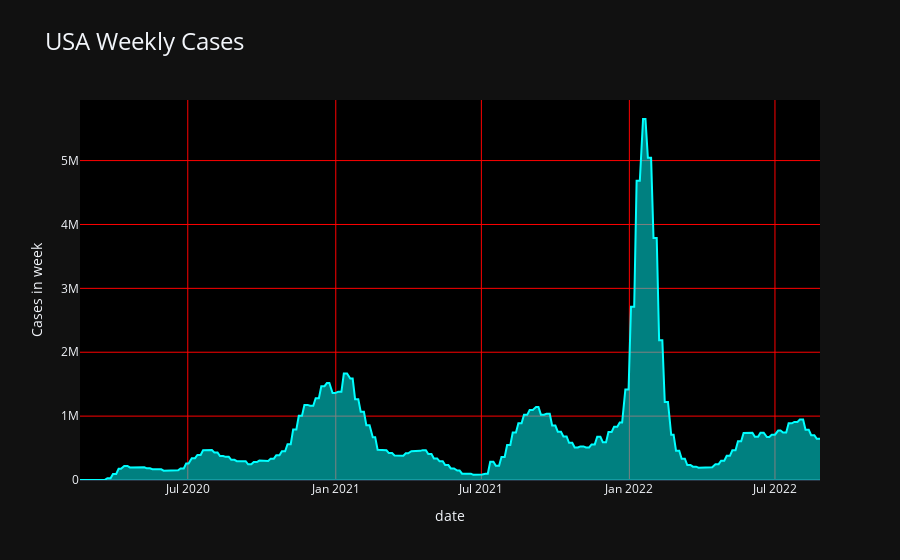

The code cell stored with this chart in its notebook:
### Code cell
# fig = px.line(sp, x='ts', y='prices', labels={'ts': 'Время', 'prices': 'Цена'}, title='График цены токена LIDO DAO')
fig = px.area(cv,x='date', y='weekly_cases',labels={'ts': 'Время', 'prices': 'Цена'}, title='USA Weekly Cases',template = 'plotly_dark')
fig.update_traces(line=dict(color='cyan', width=2))  # Изменить цвет и толщину линии
fig.update_layout(plot_bgcolor='black', title_font=dict(size=24))  # Изменить цвет фона и размер заголовка
fig.update_xaxes(showgrid=True, gridwidth=1, gridcolor='red')  # Добавить сетку на оси x
fig.update_yaxes(showgrid=True, gridwidth=1, gridcolor='red',title = "Cases in week")  # Добавить сетку на оси y
fig.show()

### Figure 1 — Plotly figure (JSON) as saved in the notebook; plotly's stock layout.template omitted (floating-point values rounded to 4 significant figures; data arrays with more than 128 entries replaced by an {"elided": "..."} marker saying what was removed)
{"data": [{"fillpattern": {"shape": ""}, "hovertemplate": "date=%{x}<br>weekly_cases=%{y}<extra></extra>", "legendgroup": "", "line": {"color": "cyan", "width": 2}, "marker": {"symbol": "circle"}, "mode": "lines", "name": "", "orientation": "v", "showlegend": false, "stackgroup": "1", "type": "scatter", "x": {"elided": "638 str values"}, "xaxis": "x", "y": {"elided": "638 int values"}, "yaxis": "y"}], "layout": {"legend": {"tracegroupgap": 0}, "plot_bgcolor": "black", "title": {"font": {"size": 24}, "text": "USA Weekly Cases"}, "xaxis": {"anchor": "y", "domain": [0, 1], "gridcolor": "red", "gridwidth": 1, "showgrid": true, "title": {"text": "date"}}, "yaxis": {"anchor": "x", "domain": [0, 1], "gridcolor": "red", "gridwidth": 1, "showgrid": true, "title": {"text": "Cases in week"}}}}
